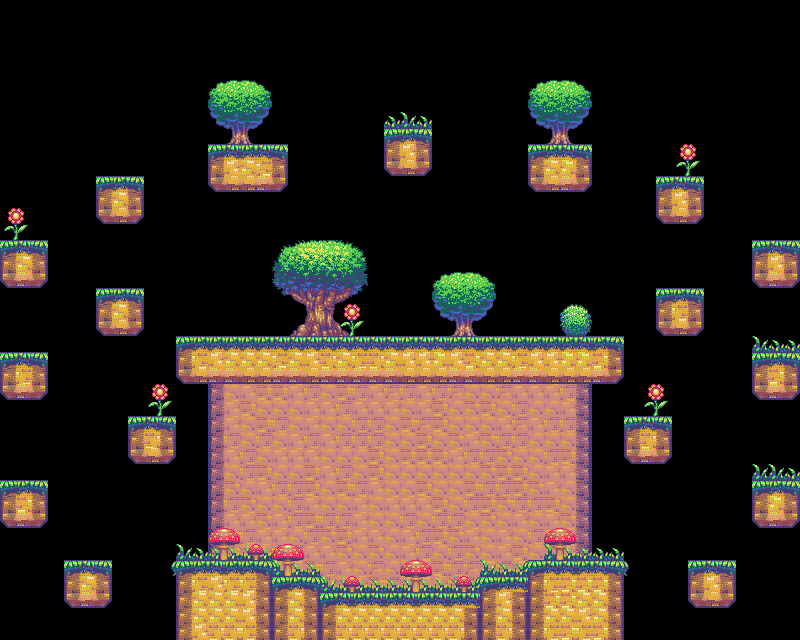

A level layout from a 2D game, rendered from its tile map. Below: a short description, then the map file with tile-grid data replaced by summaries:
An orthogonal 50x40 tile map with 16x16 px tiles, 4 tile layers (Background, Foreground, Decor1, Decor2) and 12 objects (8x playerSpawn, 4x gunSpawn).

<map version="1.4" tiledversion="1.4.1" orientation="orthogonal" renderorder="right-down" width="50" height="40" tilewidth="16" tileheight="16" infinite="0" nextlayerid="7" nextobjectid="13">
 <properties>
  <property name="playerLayer" type="int" value="4" />
 </properties>
 <tileset firstgid="1" source="plattformer.tsx" />
 <layer id="1" name="Background" width="50" height="40">
  <properties>
   <property name="layer" type="int" value="1" />
  </properties>
  <data>[2000 cells, 399 non-empty, 65 distinct tile ids]</data>
 </layer>
 <layer id="3" name="Foreground" width="50" height="40">
  <properties>
   <property name="layer" type="int" value="2" />
  </properties>
  <data>[2000 cells, 366 non-empty, 76 distinct tile ids]</data>
 </layer>
 <layer id="4" name="Decor1" width="50" height="40">
  <properties>
   <property name="layer" type="int" value="3" />
  </properties>
  <data>[2000 cells, 101 non-empty, 26 distinct tile ids]</data>
 </layer>
 <layer id="5" name="Decor2" width="50" height="40">
  <properties>
   <property name="layer" type="int" value="4" />
  </properties>
  <data>[2000 cells, 65 non-empty, 48 distinct tile ids]</data>
 </layer>
 <objectgroup id="2" name="Objects">
  <object id="1" type="gunSpawn" x="408" y="80" />
  <object id="2" type="gunSpawn" x="404.667" y="301.333" />
  <object id="3" type="gunSpawn" x="234.667" y="516.667" />
  <object id="4" type="gunSpawn" x="575.333" y="519.333" />
  <object id="5" type="playerSpawn" x="780" y="216" />
  <object id="6" type="playerSpawn" x="777.333" y="452.667" />
  <object id="7" type="playerSpawn" x="18.6667" y="462" />
  <object id="8" type="playerSpawn" x="21.3333" y="332.667" />
  <object id="9" type="playerSpawn" x="778" y="318" />
  <object id="10" type="playerSpawn" x="22.6667" y="212.667" />
  <object id="11" type="playerSpawn" x="90.6667" y="537.333" />
  <object id="12" type="playerSpawn" x="716" y="540" />
 </objectgroup>
</map>
